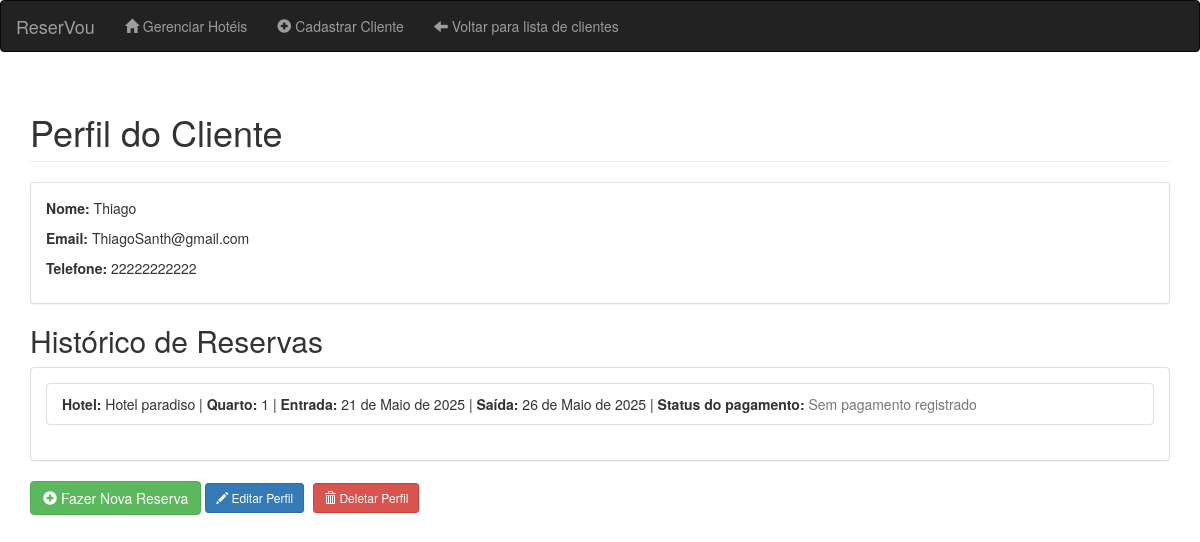
The app's page /clientes/5/ with its own data.
### ReserVou/models.py (models this page shows, shortened)
class Cliente (models.Model):
    nome = models.CharField(max_length = 100, null = False, blank = False)
    email = models.EmailField(unique = True, max_length = 100, null = False, blank = False)
    telefone = models.CharField(max_length = 11, null = False, blank = False)

class Reserva (models.Model):
    cliente = models.ForeignKey(Cliente, on_delete = models.CASCADE, related_name = 'reservas')
    hotel = models.ForeignKey(Hotel, on_delete = models.CASCADE, related_name = 'reservas')
    quarto = models.ForeignKey(Quarto, on_delete = models.CASCADE, related_name = 'reservas')
    check_in = models.DateField()
    check_out = models.DateField()

class Hotel (models.Model):
    nome = models.CharField(max_length = 100, null = False, blank = False)
    endereco = models.CharField(max_length = 150, null = False, blank = False)

class Quarto (models.Model):
    STATUS_ATUAL = [
        ('disponível', 'Disponível'),
        ('reservado', 'Reservado'),
    ]
    numero = models.CharField(max_length = 10, null = False, blank = False)
    hotel = models.ForeignKey(Hotel, on_delete = models.CASCADE, related_name = 'quarto')
    tipo = models.CharField(max_length = 20, null = False, blank = False,  choices = [
        ('tradicional', 'Tradicional'),
        ('premium', 'Premium'),
        ('luxo', 'Luxo'),
        ])
    preco_diaria = models.DecimalField(max_digits = 8, decimal_places = 2, null = False, blank = False)
    status = models.CharField(max_length = 20, choices = STATUS_ATUAL, default = 'Disponível')

### ReserVou/views.py (the view)
# urls.py: path('clientes/<int:id>/', views.perfil_cliente, name = 'perfil_cliente'),
def perfil_cliente(request, id):
    cliente = Cliente.objects.get(id = id)
    reservas = Reserva.objects.filter(cliente = cliente).select_related('quarto', 'hotel')
    return render(request, 'ReserVou/cliente/perfil_cliente.html', {
        'cliente': cliente,
        'reservas': reservas,
    })

### ReserVou/templates/ReserVou/cliente/perfil_cliente.html (shortened to what this page needs)
<!DOCTYPE html>
<html lang="pt">
<head>
    <link rel="stylesheet" href="https://maxcdn.bootstrapcdn.com/bootstrap/3.4.1/css/bootstrap.min.css">
</head>
<body>
    <nav class="navbar navbar-inverse">
        <div class="container-fluid">
            <div class="navbar-header">
                <a class="navbar-brand" href="{% url 'home' %}">ReserVou</a>
            </div>
            <ul class="nav navbar-nav">
                <li><a href="{% url 'gerenciar_hoteis' %}"><span class="glyphicon glyphicon-home"></span> Gerenciar Hotéis</a></li>
                <li><a href="{% url 'cadastrar_cliente' %}"><span class="glyphicon glyphicon-plus-sign"></span> Cadastrar Cliente</a></li>
                <li><a href="{% url 'home' %}"><span class="glyphicon glyphicon-arrow-left"></span> Voltar para lista de clientes</a></li>
            </ul>
        </div>
    </nav>
    <div class="container">
        <h1 class="page-header">Perfil do Cliente</h1>
        <div class="panel panel-default">
            <div class="panel-body">
                <p><strong>Nome:</strong> {{ cliente.nome }}</p>
                <p><strong>Email:</strong> {{ cliente.email }}</p>
                <p><strong>Telefone:</strong> {{ cliente.telefone }}</p>
            </div>
        </div>
        <h2>Histórico de Reservas</h2>
        <div class="panel panel-default">
            <div class="panel-body">
                {% if reservas %}
                <ul class="list-group">
                    {% for reserva in reservas %}
                        <li class="list-group-item">
                            <strong>Hotel:</strong> {{ reserva.hotel.nome }} |
                            <strong>Quarto:</strong> {{ reserva.quarto.numero }} |
                            <strong>Entrada:</strong> {{ reserva.check_in }} |
                            <strong>Saída:</strong> {{ reserva.check_out }} |
                            <strong>Status do pagamento:</strong>
                            {% if reserva.pagamento %}
                                {{ reserva.pagamento.status|capfirst }}
                            {% else %}
                                <span class="text-muted">Sem pagamento registrado</span>
                            {% endif %}
                        </li>
                    {% endfor %}
                </ul>
                {% else %}
                    <p class="text-muted">Este cliente ainda não possui reservas.</p>
                {% endif %}
            </div>
        </div>
        <a href="{% url 'reservar_listar_hoteis' %}?cliente_id={{ cliente.id }}" class="btn btn-success">
            <span class="glyphicon glyphicon-plus-sign"></span> Fazer Nova Reserva
        </a>
        <a href="{% url 'editar_cliente' id=cliente.id %}" class="btn btn-primary btn-sm">
            <span class="glyphicon glyphicon-pencil"></span> Editar Perfil
        </a>
        <a href="{% url 'deletar_cliente' id=cliente.id %}" class="btn btn-danger btn-sm" style="margin-left: 5px;">
            <span class="glyphicon glyphicon-trash"></span> Deletar Perfil
        </a>
    </div>
</body>
</html>

### records on screen
Cliente: nome "Thiago", email "ThiagoSanth@gmail.com", telefone "22222222222"
Reserva: hotel.nome "Hotel paradiso", quarto.numero "1", check_in "21 de Maio de 2025", check_out "26 de Maio de 2025", shows "Sem pagamento registrado"
